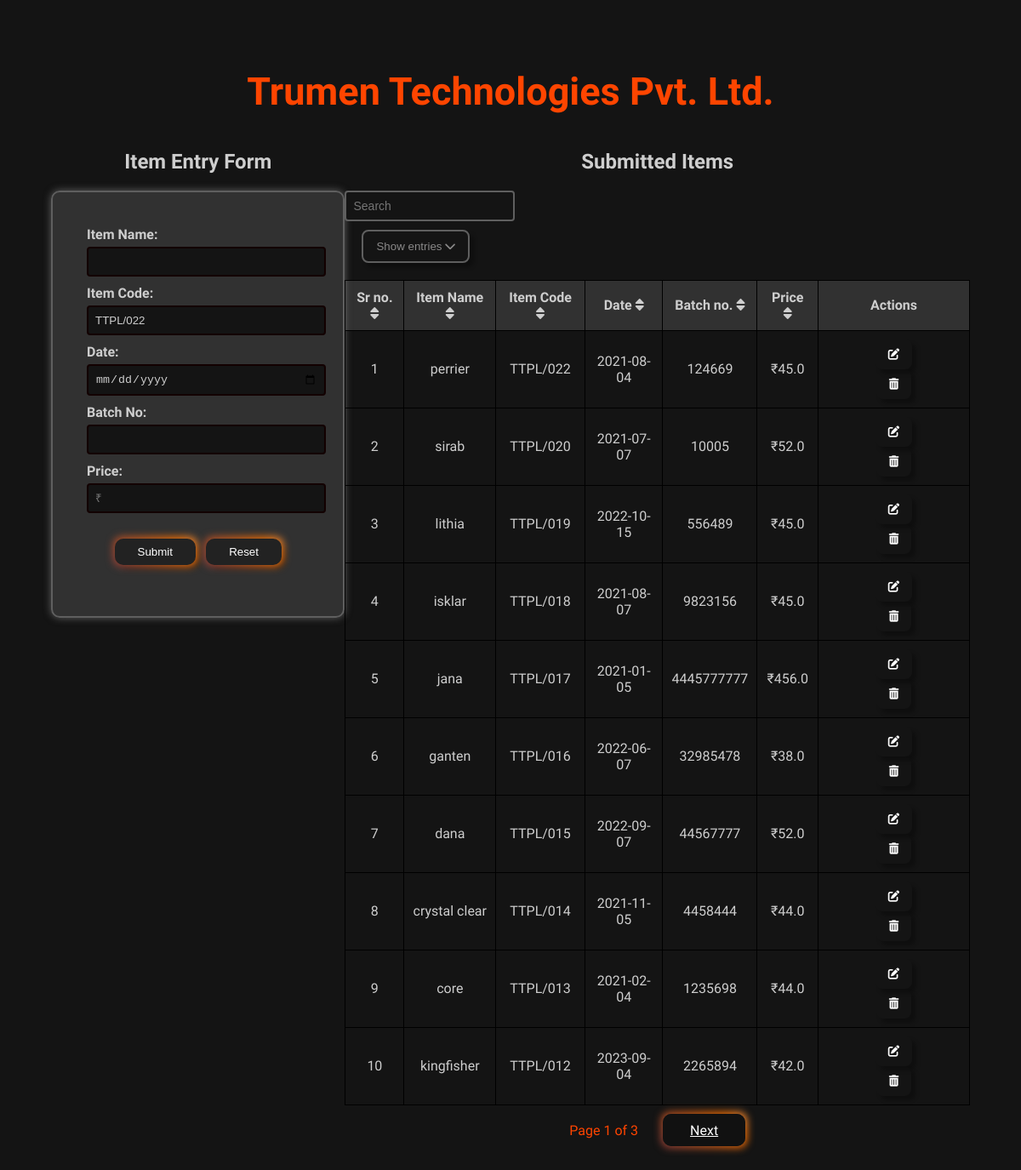
The page / on the database its author committed.
### tables this page shows
CREATE TABLE Item (
                id INTEGER PRIMARY KEY AUTOINCREMENT,
                itemName TEXT NOT NULL,
                itemCode TEXT NOT NULL,
                date TEXT NOT NULL,
                batchNo TEXT NOT NULL,
                price REAL NOT NULL
            );

### atharva_trumen final/atharva/app.py (the view)
@app.route('/')
def index():
    conn = get_db_connection()
    page = request.args.get('page', 1, type=int)
    limit = request.args.get('limit', 10, type=int)
    total_items = conn.execute('SELECT COUNT(*) AS count FROM Item').fetchone()['count']
    total_pages = math.ceil(total_items / limit) if limit > 0 else 1
    if page < 1:
        page = 1
    elif page > total_pages:
        page = total_pages
    offset = (page - 1) * limit
    if limit > 0:
        items = conn.execute('SELECT * FROM Item ORDER BY id DESC LIMIT ? OFFSET ?', (limit, offset)).fetchall()
    else:
        items = conn.execute('SELECT * FROM Item ORDER BY id DESC').fetchall()
    next_item_code = get_next_item_code()
    conn.close()
    return render_template('index.html', items=items, next_item_code=next_item_code, page=page, limit=limit, total_pages=total_pages)

### atharva_trumen final/atharva/app.py (called while the page is built)
def get_db_connection():
    conn = sqlite3.connect(DATABASE)
    conn.row_factory = sqlite3.Row
    return conn

def get_next_item_code():
    with get_db_connection() as conn:
        result = conn.execute('SELECT COUNT(*) AS count FROM Item').fetchone()
        count = result['count']
        next_code = f'TTPL/{count + 1:03d}'
        return next_code

### atharva_trumen final/atharva/templates/index.html (shortened to what this page needs)
<!DOCTYPE html>
<html lang="en">
<head>
    <link rel="stylesheet" href="../static/styles.css">
    <link rel="stylesheet" href="https://cdnjs.cloudflare.com/ajax/libs/font-awesome/6.0.0-beta3/css/all.min.css">
</head>
<body>
    <header>
        <h1 style="text-align:center;"><span class="animated-text">Trumen Technologies Pvt. Ltd.</span></h1>
    </header>
    <main class="main">
        <section class="container1">
            <h2 style="text-align:center;">Item Entry Form</h2>
            <form id="itemForm" action="{{ url_for('add_item') }}" method="post">
                <label for="itemName">Item Name:</label>
                <input type="text" id="itemName" name="itemName" required>
                <br>
                <label for="itemCode">Item Code:</label>
                <input type="text" id="itemCode" name="itemCode" value="{{ next_item_code }}" readonly>
                <br>
                <label for="date">Date:</label>
                <input type="date" id="date" name="date" required>
                <br>
                <label for="batchNo">Batch No:</label>
                <input type="text" id="batchNo" name="batchNo" required>
                <br>
                <label for="price">Price:</label>
                <input type="number" id="price" name="price" placeholder="₹" required>
                <br>
                <div class="btn">
                    <button type="submit" class="button">Submit</button>
                    <button type="reset" class="button" onclick="resetForm()">Reset</button>
                </div>
            </form>
        </section>
        <section class="container2">
            <h2 style="text-align:center;">Submitted Items</h2>
            <div class="table-options">
                <input type="text" id="searchInput" onkeyup="searchTable()" placeholder="Search">
                <div class="dropdown">
                    <button class="dropbtn">
                        Show entries <i class="fa fa-chevron-down"></i>
                    </button>
                </div>
            </div>
            <table id="itemsTable">
                <thead>
                    <tr>
                        <th class="sortable" style="text-align:center;" onclick="sortTable(0)">Sr no. <i class="fa fa-sort"></i></th>
                        <th class="sortable" style="text-align:center;" onclick="sortTable(1)">Item Name <i class="fa fa-sort"></i></th>
                        <th class="sortable" style="text-align:center;" onclick="sortTable(2)">Item Code <i class="fa fa-sort"></i></th>
                        <th class="sortable" style="text-align:center;" onclick="sortTable(3)">Date <i class="fa fa-sort"></i></th>
                        <th class="sortable" style="text-align:center;" onclick="sortTable(4)">Batch no. <i class="fa fa-sort"></i></th>
                        <th class="sortable" style="text-align:center;" onclick="sortTable(5)">Price <i class="fa fa-sort"></i></th>
                        <th style="text-align:center;">Actions</th>
                    </tr>
                </thead>
                <tbody>
                    {% for item in items %}
                    <tr>
                        <td style="text-align:center;">{{ loop.index + (page - 1) * limit }}</td>
                        <td style="text-align:center;">{{ item.itemName }}</td>
                        <td style="text-align:center;">{{ item.itemCode }}</td>
                        <td style="text-align:center;">{{ item.date }}</td>
                        <td style="text-align:center;">{{ item.batchNo }}</td>
                        <td style="text-align:center;">₹{{ item.price }}</td>
                        <td style="text-align:center;">
                            <button onclick="editItem('{{ item.id }}', '{{ item.itemName }}', '{{ item.itemCode }}', '{{ item.date }}', '{{ item.batchNo }}', '{{ item.price }}')" style="background:none;border:none;cursor:pointer;">
                                <i class="fas fa-edit" style="color:rgb(255, 255, 255);"></i>
                            </button>
                            <form class="formnone" action="{{ url_for('delete_item', item_id=item.id) }}" method="post" style="display:inline;">
                                <button type="submit" style="background:none;border:none;cursor:pointer;">
                                    <i class="fas fa-trash-alt" style="color:rgb(255, 255, 255);"></i>
                                </button>
                            </form>
                        </td>
                    </tr>
                    {% endfor %}
                </tbody>
            </table>
            <div style="text-align: center; margin-top: 20px;">
                <span style="font-size: medium;">Page {{ page }} of {{ total_pages }}</span>
                {% if page < total_pages %}
                <a href="{{ url_for('index', page=page+1, limit=limit) }}" class="button" style="margin-left: 25px;">Next</a>
                {% endif %}
            </div>
        </section>
    </main>
</body>
</html>

### atharva_trumen final/atharva/static/styles.css (style rules this page uses)
body { font-family: "Radio Canada Big", sans-serif; color: rgb(206, 206, 206); background-color: #141414; margin: 20px; padding: 40px; }
span { color: orangered; font-size: 45px; }
.main { display: flex; align-content: center; justify-content: space-between; }
.container1 { width: 400px; }
form { background-color: #83838343; padding: 40px; border-radius: 10px; box-shadow: 0 0 10px rgba(169, 169, 169, 0.5); max-width: 400px; margin: auto; border: 2.45px solid rgb(95, 95, 95); }
label { font-weight: bold; margin-bottom: 5px; display: block; }
input[type="text"], input[type="date"], input[type="number"] { width: 100%; padding: 8px; margin-bottom: 10px; color: rgb(206, 206, 206); background-color: #141414; border: 2.45px solid rgb(18, 0, 0); border-radius: 4px; }
button { padding: 10px 15px; background-color: orangered; border: 2.45px solid rgb(95, 95, 95); border-radius: 8px; cursor: pointer; box-shadow: 5px 5px 5px rgba(0, 0, 0, 0.3); }
table { width: 100%; border-collapse: collapse; margin-top: 20px; }
td, th { padding: 10px; text-align: left; border: 1px solid #000000; }
th { background-color: #83838343; }
.btn { display: flex; padding: 20px; justify-content: space-evenly; }
.button { padding: 0.6em 2em; border: none; outline: none; color: rgb(255, 255, 255); background: #111; cursor: pointer; position: relative; z-index: 0; border-radius: 10px; user-select: none; -webkit-user-select: none; touch-action: manipulation; }
.button:before { content: ""; background: linear-gradient(45deg, #8e3c3c, #ff7300, #fdfdfd, #ff8000, #d7360a); position: absolute; top: -2px; left: -2px; background-size: 400%; z-index: -1; filter: blur(5px); -webkit-filter: blur(5px); width: calc(100% + 4px); height: calc(100% + 4px); animation: glowing-button-85 20s linear infinite; transition: opacity 0.3s ease-in-out; border-radius: 10px; }
.button:after { z-index: -1; content: ""; position: absolute; width: 100%; height: 100%; background: #222; left: 0; top: 0; border-radius: 10px; }
.fa-trash-alt { color: rgb(255, 255, 255); cursor: pointer; }
.formnone { border: none; box-shadow: none; background-color: transparent; margin: 0; }
.animated-text { animation: slideIn 1s ease-out; }
#searchInput { padding: 8px; width: 200px; box-sizing: border-box; font-size: 14px; border: 2.45px solid rgb(95, 95, 95); margin-right: 500px; }
.dropbtn { color: rgb(138, 137, 137); background-color: #141414; }
.dropdown { position: relative; display: inline-block; margin-left: 20px; }

### rows shown on the page
Item: itemName "perrier", itemCode "TTPL/022", date "2021-08-04", batchNo "124669", price "45.0"
Item: itemName "sirab", itemCode "TTPL/020", date "2021-07-07", batchNo "10005", price "52.0"
Item: itemName "lithia", itemCode "TTPL/019", date "2022-10-15", batchNo "556489", price "45.0"
Item: itemName "isklar", itemCode "TTPL/018", date "2021-08-07", batchNo "9823156", price "45.0"
Item: itemName "jana", itemCode "TTPL/017", date "2021-01-05", batchNo "4445777777", price "456.0"
Item: itemName "ganten", itemCode "TTPL/016", date "2022-06-07", batchNo "32985478", price "38.0"
Item: itemName "dana", itemCode "TTPL/015", date "2022-09-07", batchNo "44567777", price "52.0"
Item: itemName "crystal clear", itemCode "TTPL/014", date "2021-11-05", batchNo "4458444", price "44.0"
Item: itemName "core", itemCode "TTPL/013", date "2021-02-04", batchNo "1235698", price "44.0"
Item: itemName "kingfisher", itemCode "TTPL/012", date "2023-09-04", batchNo "2265894", price "42.0"

### other values the page prints
{{ page }} "1"
{{ total_pages }} "3"
